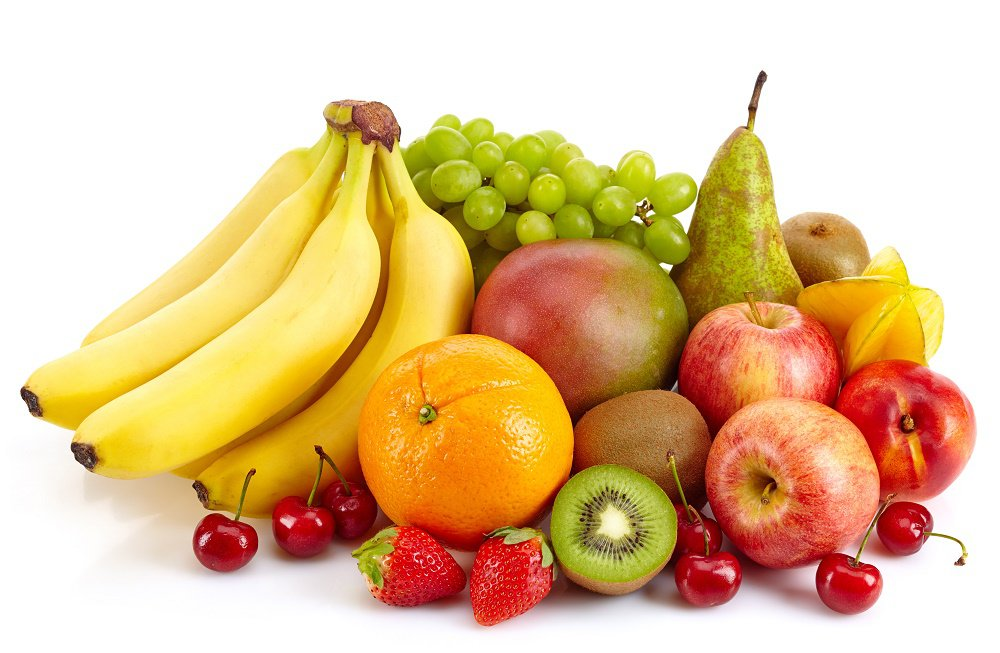
#> input picture assets/notebooks/vision/fruits.jpg, 1000 x 653 px
$ jupyter execute template_matching.ipynb
#> lines starting #> are read from the running program, lines starting #| are printed output that depends on the picture; after the words box and inside, x2 and y2 are one past the last pixel; in counts of white or black regions, pixels touching at a corner belong together
# Template Matching

The idea is to find a specific section of image (template) on others (bigger that the template).

The template is sweeped over the big image (as inthe 2D convolution), applying an specific matching or comparison equation.

If input image is of size $(W, H)$, and the template is $(w, h)$, the matching image is $(W-w+1, H-h+1)$

[cell 1]
import cv2
import numpy as np
from matplotlib import pyplot as plt

Import image:

[cell 2]
imgFruits = cv2.imread('fruits.jpg',0)
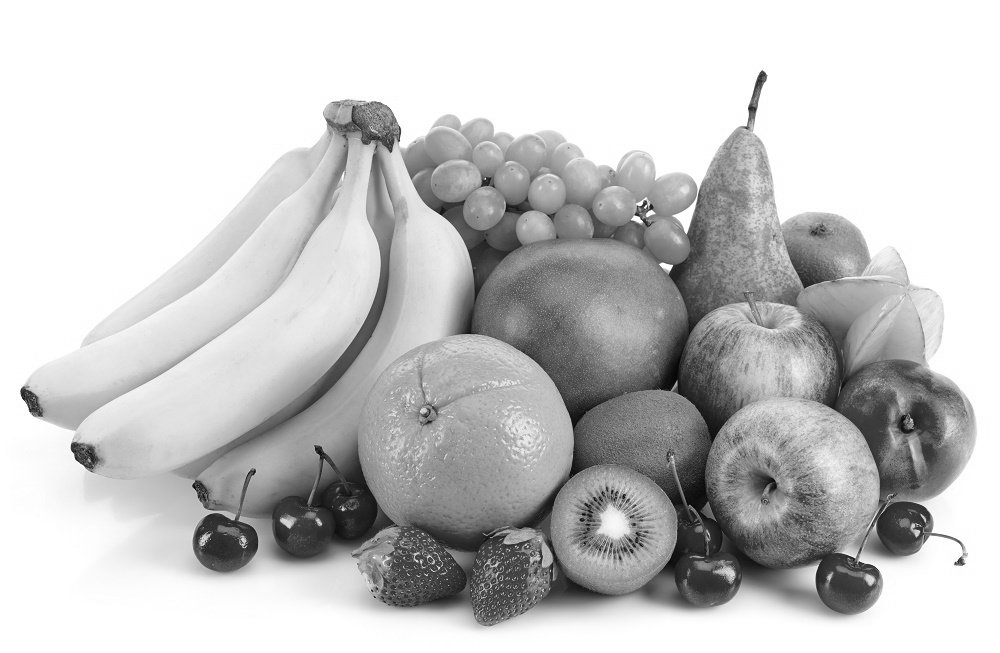
#> imgFruits: shape (653, 1000); min 0, max 255, mean 197.8
plt.imshow(imgFruits, cmap = 'gray')
plt.title('Input Image'), plt.xticks([]), plt.yticks([])
plt.show()

Extract template:

[cell 3]
imgKiwi = np.copy(imgFruits[460:600, 545:680])
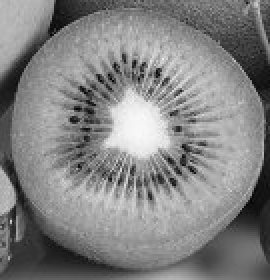
#> imgKiwi: shape (140, 135) (shown 2 times larger); min 3, max 250, mean 130.7
plt.imshow(imgKiwi, cmap = 'gray', vmin=0, vmax=255)
plt.title('Template'), plt.xticks([]), plt.yticks([])
plt.show()
w, h = imgKiwi.shape[::-1]
#> w = 135; h = 140

## Squared difference

\begin{align}
\large
R(x,y) = \sum_{x',y'} (T(x',y') - I(x+x',y+y'))^2
\end{align}

[cell 4]
imgFruits1 = imgFruits.copy()
res = cv2.matchTemplate(imgFruits1, imgKiwi, cv2.TM_SQDIFF)
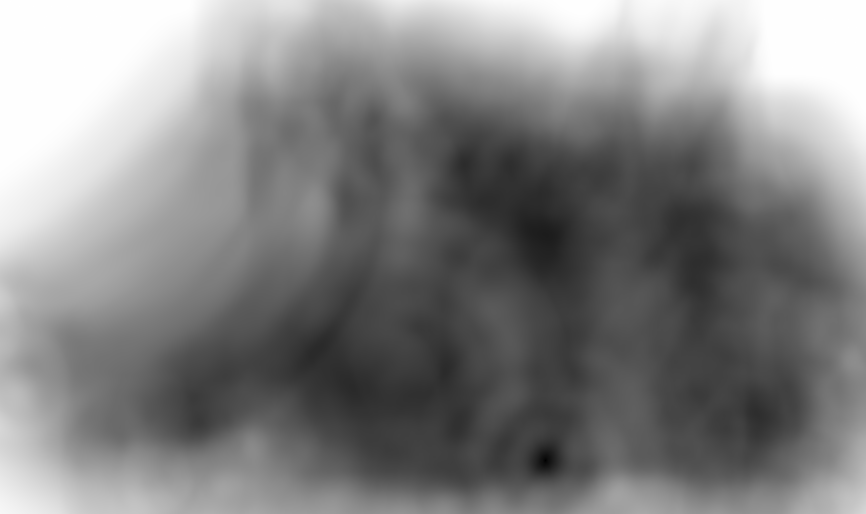
#> res: shape (514, 866) float32; min 64, max 339025312, mean 175002848; drawn with min black and max white
_, _, top_left, _ = cv2.minMaxLoc(res)
#> top_left = (545, 460)
bottom_right = (top_left[0] + w, top_left[1] + h)
#> bottom_right = (680, 600)
cv2.rectangle(imgFruits1,top_left, bottom_right, 255, 2)
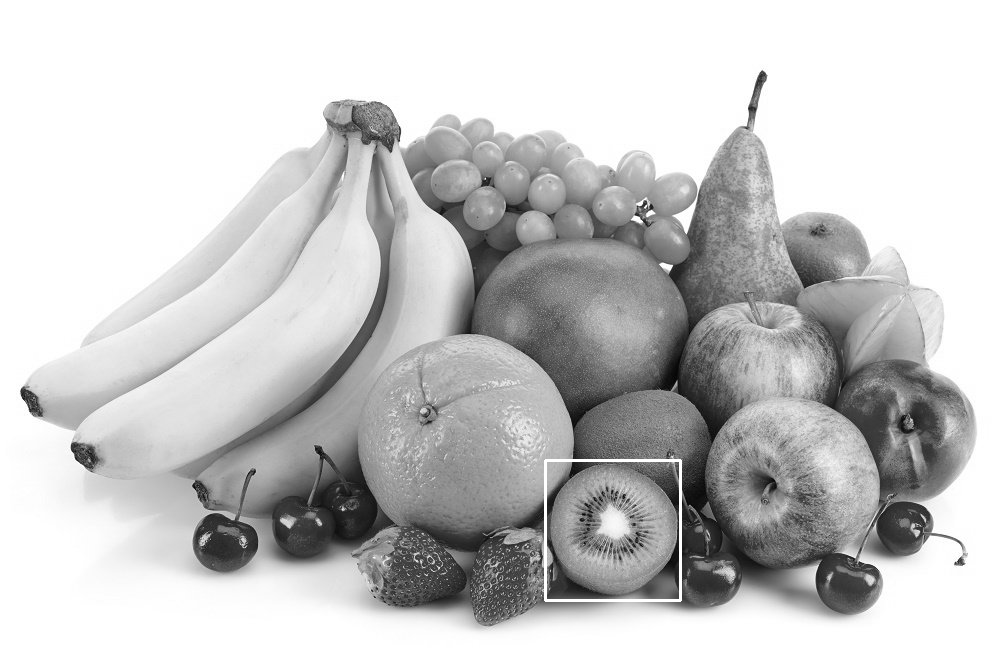
#> imgFruits1: shape (653, 1000); 0.25% of pixels changed, all inside (x1, y1, x2, y2) = (544, 459, 682, 602)
plt.imshow(res,cmap = 'gray')
plt.title('Matching Result'), plt.xticks([]), plt.yticks([])
plt.show()

[cell 5]
plt.imshow(imgFruits1,cmap = 'gray')
plt.title('Detected Point'), plt.xticks([]), plt.yticks([])
plt.show()

## Squared difference normalized

\begin{align}
\large
R(x,y) = \frac {\sum_{x',y'} (T(x',y') - I(x+x',y+y'))^2} {\sqrt{ \sum_{x',y'} T(x',y')^2 \cdot \sum_{x',y'} I(x+x',y+y')^2 }}
\end{align}

[cell 6]
imgFruits2 = imgFruits.copy()
res = cv2.matchTemplate(imgFruits2, imgKiwi, cv2.TM_SQDIFF_NORMED)
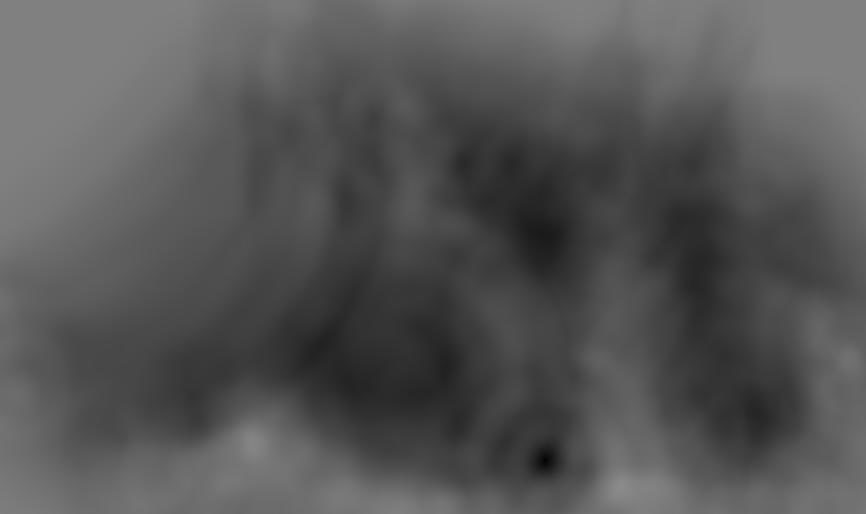
#> res: shape (514, 866) float32; min 1.73e-07, max 0.544, mean 0.338
_, _, top_left, _ = cv2.minMaxLoc(res)
bottom_right = (top_left[0] + w, top_left[1] + h)
cv2.rectangle(imgFruits2,top_left, bottom_right, 255, 2)
plt.imshow(res,cmap = 'gray')
plt.title('Matching Result'), plt.xticks([]), plt.yticks([])
plt.show()

[cell 7]
plt.imshow(imgFruits2,cmap = 'gray')
plt.title('Detected Point'), plt.xticks([]), plt.yticks([])
plt.show()

## Correlation

\begin{align}
\large
R(x,y) = \sum_{x',y'} (T(x',y') \cdot I(x+x',y+y'))
\end{align}

[cell 8]
imgFruits3 = imgFruits.copy()
res = cv2.matchTemplate(imgFruits3, imgKiwi, cv2.TM_CCORR)
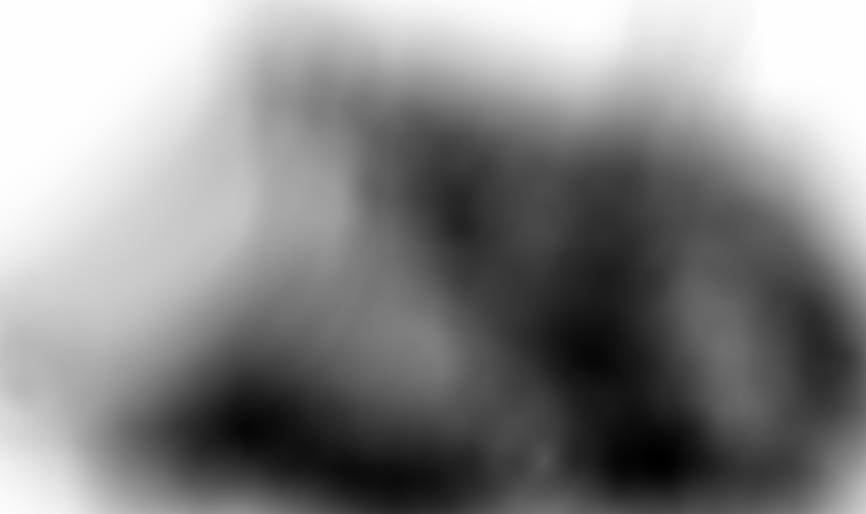
#> res: shape (514, 866) float32; min 235185184, max 630042496, mean 446531552; drawn with min black and max white
_, _, _, top_left = cv2.minMaxLoc(res)
#> top_left = (843, 9)
bottom_right = (top_left[0] + w, top_left[1] + h)
#> bottom_right = (978, 149)
cv2.rectangle(imgFruits3,top_left, bottom_right, 255, 2)
plt.imshow(res,cmap = 'gray')
plt.title('Matching Result'), plt.xticks([]), plt.yticks([])
plt.show()

[cell 9]
plt.imshow(imgFruits3,cmap = 'gray')
plt.title('Detected Point'), plt.xticks([]), plt.yticks([])
plt.show()

## Correlation normalized

\begin{align}
\large
R(x,y) = \frac {\sum_{x',y'} (T(x',y') \cdot I(x+x',y+y'))} {\sqrt{ \sum_{x',y'} T(x',y')^2 \cdot \sum_{x',y'} I(x+x',y+y')^2 }}
\end{align}

[cell 10]
imgFruits4 = imgFruits.copy()
res = cv2.matchTemplate(imgFruits4, imgKiwi, cv2.TM_CCORR_NORMED)
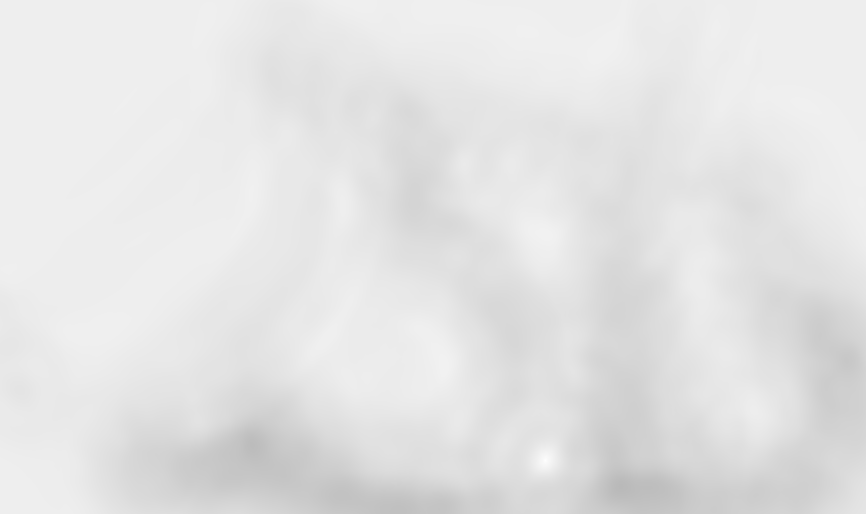
#> res: shape (514, 866) float32; min 0.728, max 1, mean 0.895
_, _, _, top_left = cv2.minMaxLoc(res)
#> top_left = (545, 460)
bottom_right = (top_left[0] + w, top_left[1] + h)
#> bottom_right = (680, 600)
cv2.rectangle(imgFruits4,top_left, bottom_right, 255, 2)
plt.imshow(res,cmap = 'gray')
plt.title('Matching Result'), plt.xticks([]), plt.yticks([])
plt.show()
